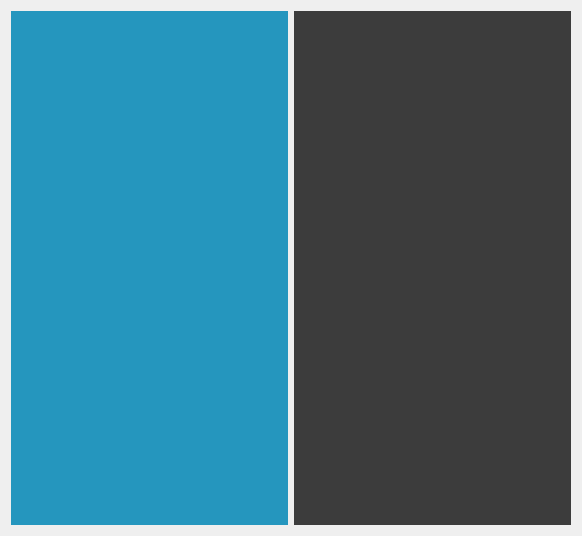
<?xml version="1.0" encoding="UTF-8"?>
<ui version="4.0">
 <class>Dialog</class>
 <widget class="QDialog" name="Dialog">
  <property name="geometry">
   <rect>
    <x>0</x>
    <y>0</y>
    <width>582</width>
    <height>536</height>
   </rect>
  </property>
  <property name="windowTitle">
   <string>Dialog</string>
  </property>
  <layout class="QHBoxLayout" name="horizontalLayout">
   <item>
    <widget class="QWidget" name="left_menu" native="true">
     <property name="styleSheet">
      <string notr="true">#left_menu{
	background-color:#2596be;
}
</string>
     </property>
    </widget>
   </item>
   <item>
    <widget class="QWidget" name="onglet" native="true">
     <property name="styleSheet">
      <string notr="true">#onglet{
	background-color:#3c3c3c;
}</string>
     </property>
    </widget>
   </item>
  </layout>
  <zorder>onglet</zorder>
  <zorder>left_menu</zorder>
 </widget>
 <resources/>
 <connections/>
</ui>
